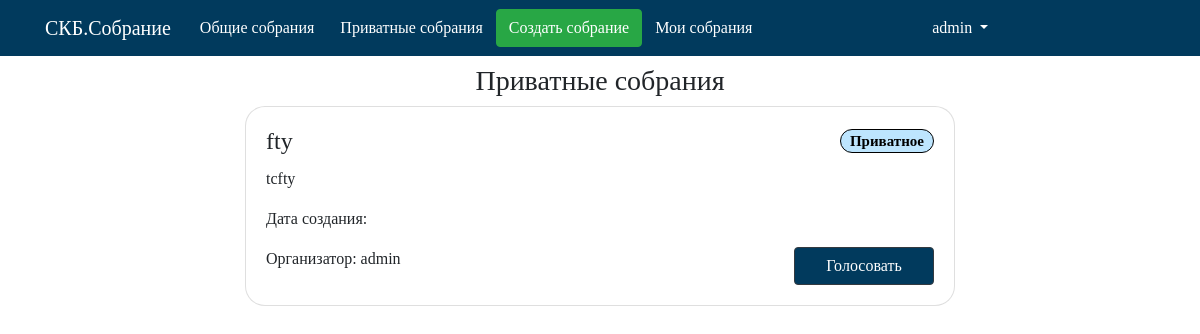
Before: /maket/private_meetings/ (signed in) with the older database file.
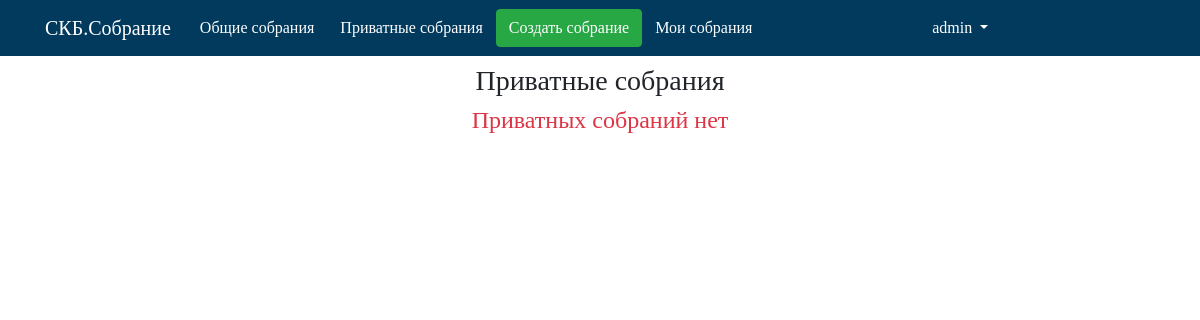
After: the same page with the newer database file.
### maket/models.py (models this page shows, shortened)
class Collect(models.Model):  # Собрание
    name = models.CharField('Название собрания', max_length=100, db_index=True,primary_key=True)
    tpesobr = models.CharField('Тип собрания',max_length= 20,default='Общедоступное')
    user = models.ForeignKey(User,verbose_name='Организатор',on_delete=models.CASCADE,unique=False)
    theme = models.CharField('Тема собрания', max_length=250)
    description = models.CharField('Описание собрания',max_length=500)
    duration = models.TimeField(verbose_name='Длительность')
    slug = models.SlugField(blank=True)
    def get_absolute_url(self):
        return reverse('vote_meeting_url', kwargs={'meeting_slug': self.slug})

### maket/views.py (the view)
# urls.py: path('private_meetings/', private_meetings_list, name='private_meetings_list_url'),
def private_meetings_list(request):
    private_list = Collect.objects.filter(tpesobr="Приватное")
    private_colls = private_list.filter(userincollect__user__username__contains=request.user.username)
    private_colls = private_colls[::-1]
    context = {'private_colls': private_colls}
    return render(request, 'maket/private_meetings.html', context)

### maket/templates/maket/private_meetings.html
{% extends 'maket/base.html' %}
{% block menu %}
{% if user.is_authenticated %}
{% include 'maket/includes/nav.html' %}
{% else %}
{% include 'maket/includes/nav_sign_log.html' %}
{% endif %}
{% endblock %}
{% block name %}
{% if user.is_authenticated %}
    Приватные собрания
{% endif %}
{% endblock %}
{% block content %}
{% if user.is_authenticated %}
{% if not private_colls %}
<h4 align="center"> <p class="text-danger">Приватных собраний нет</p> </h4>
{% else %}
{% for col in private_colls %}
    {% include 'maket/includes/base_card.html' %}
{% endfor %}
{% endif %}
{% endif %}
{% endblock %}

### maket/templates/maket/includes/base_card.html (shortened to what this page needs)
<div class="col-md-8 offset-md-2" >
    <div class="card mb-4">
        <div class="card-body">
            <div class="row">
                <h4 class="card-title col">{{ col.name }} </h4>
                <h5 class="card-title col  text-right"><span class="badge badge-pill badge-info" data-toggle="tooltip" data-placement="right" >{{ col.tpesobr }}</span></h5>
            </div>
            <p class="card-text "> {{ col.theme }}</p>
            <p class="card-text "> Дата создания: {{ col.data }}</p>
            <div class="row">
                <div class=" col-7">
                    Организатор: {{ col.user }}
                </div>
                <div class=" col-2">
                </div>
                <div class="col-3 text-right">
                    <a href="{{ col.get_absolute_url }}" class="btn btn-dark mr-0 vote">Голосовать</a>
                </div>
            </div>
        </div>
    </div>
</div>

Changed rows visible on the page:
removed Collect: name "fty", tpesobr "Приватное", theme "tcfty", user "admin"
Other visible differences:
text now shown: "Приватных собраний нет"
